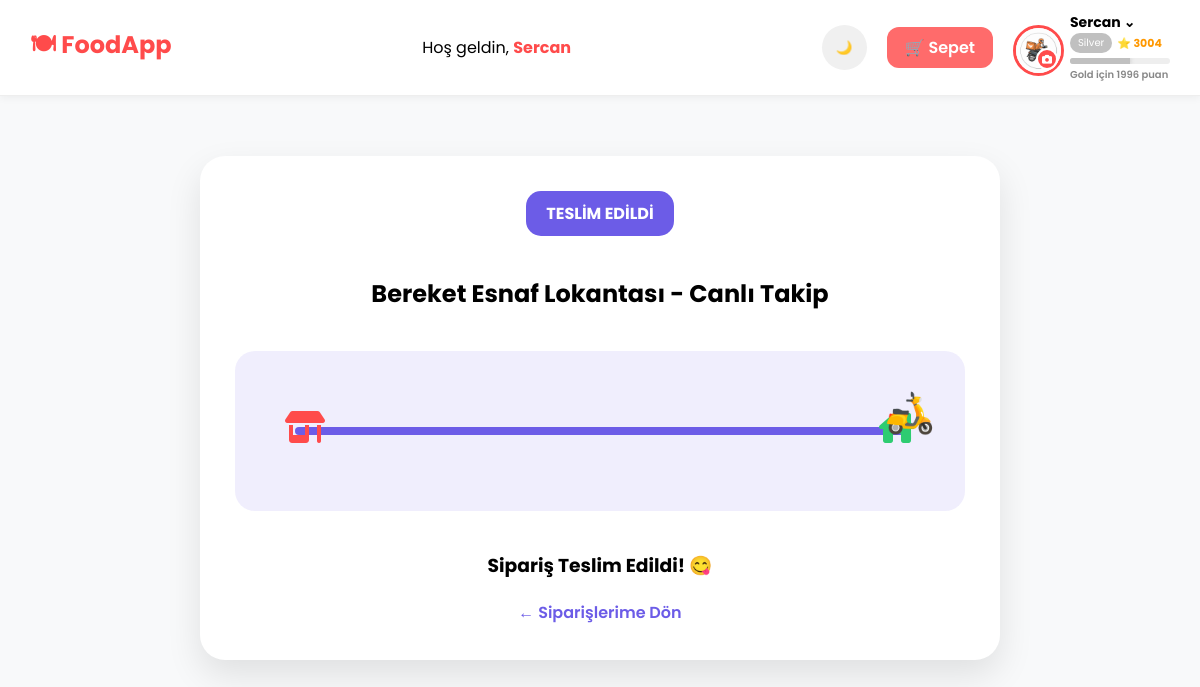
The page /customer/track_order.php?id=29 (signed in) on the database its author committed.
### tables this page shows
CREATE TABLE `user_points` (
  `user_id` int(11) NOT NULL,
  `points` int(11) DEFAULT 0
);

CREATE TABLE `orders` (
  `OrderID` int(11) NOT NULL,
  `CustomerID` int(11) NOT NULL,
  `RestaurantID` int(11) NOT NULL,
  `Total` decimal(10,2) NOT NULL,
  `Address` varchar(255) NOT NULL,
  `Status` enum('pending','preparing','on_the_way','delivered') DEFAULT 'pending',
  `OrderDate` timestamp NOT NULL DEFAULT current_timestamp(),
  `used_points` int(11) DEFAULT 0,
  `DeliveryProgress` int(11) DEFAULT 0,
  `on_the_way_at` datetime DEFAULT NULL
);

CREATE TABLE `restaurants` (
  `id` int(11) NOT NULL,
  `seller_id` int(11) NOT NULL,
  `restaurant_name` varchar(255) NOT NULL,
  `description` text DEFAULT NULL,
  `created_at` timestamp NOT NULL DEFAULT current_timestamp(),
  `logo` varchar(255) NOT NULL,
  `rating` decimal(3,2) NOT NULL DEFAULT 0.00,
  `rating_count` int(11) NOT NULL DEFAULT 0
);

### customer/track_order.php (the view, shortened to what this page needs)
<?php
include "../db.php";
$user_id  = (int)$_SESSION["user_id"];
$order_id = (int)($_GET["id"] ?? 0);
$order_query = mysqli_query($conn, "
    SELECT o.*, r.restaurant_name, o.on_the_way_at
    FROM orders o
    JOIN restaurants r ON r.id = o.RestaurantID
    WHERE o.OrderID = $order_id AND o.CustomerID = $user_id
");
$order = mysqli_fetch_assoc($order_query);
$status = $order["Status"];
$isDelivered = ($status === "delivered");
$progress = 0;
$totalDuration = rand(45, 80);
if (($status === "on_the_way" || $isDelivered) && !empty($order["on_the_way_at"])) {
    $startTime = strtotime($order["on_the_way_at"]);
    $currentTime = time();
    $elapsedSeconds = $currentTime - $startTime;
    $progress = ($elapsedSeconds / $totalDuration) * 100;
    if ($progress >= 100) {
        $progress = 100;
        if (!$isDelivered) {
            $isDelivered = true;
            $status = "delivered";
        }
    }
}
include "header.php";
?>
<!DOCTYPE html>
<html lang="tr">
<head>
    <link rel="stylesheet" href="https://cdnjs.cloudflare.com/ajax/libs/font-awesome/6.5.1/css/all.min.css">
</head>
<body class="<?= ($_COOKIE['theme'] ?? 'light') === 'dark' ? 'dark-mode' : '' ?>">
<?php if(function_exists('render_customer_header')) render_customer_header(); ?>
<div class="track-container">
    <div class="track-card">
        <div class="status-badge" id="badgeText"><?= $isDelivered ? 'TESLİM EDİLDİ' : 'KURYEDE' ?></div>
        <h2><?= $order['restaurant_name'] ?> - Canlı Takip</h2>
        <?php if ($status === 'pending' || $status === 'preparing'): ?>
            <p style="padding: 40px;">Siparişiniz hazırlanıyor, kurye yola çıktığında burada göreceksiniz.</p>
        <?php else: ?>
            <div class="map-area">
                <div class="road-line">
                    <div class="road-progress" id="roadProgress" style="width: <?= $progress ?>%;"></div>
                    <i class="fa-solid fa-shop marker" style="left:-10px; color:#ff4b4b;"></i>
                    <i class="fa-solid fa-house-chimney marker" style="right:-10px; color:#2ecc71;"></i>
                    <div class="courier-bike" id="courier" style="left: <?= $progress ?>%;">🛵</div>
                </div>
            </div>
            <h3 id="progressText">Kurye Yaklaşıyor: %<?= floor($progress) ?></h3>
        <?php endif; ?>
        <a href="orders.php" style="display:block; margin-top:20px; color:#6c5ce7; font-weight:600; text-decoration:none;">← Siparişlerime Dön</a>
    </div>
</div>
</body>
</html>

### customer/header.php (shortened to what this page needs)
<?php
function render_customer_header() {
    $user_id   = $_SESSION["user_id"] ?? 0;
    $fullname  = $_SESSION["fullname"] ?? "Kullanıcı";
    $conn = $GLOBALS["conn"];
    $count = 0;
    if ($user_id) {
        $q = mysqli_query($conn, "SELECT SUM(quantity) AS t FROM cart WHERE user_id=$user_id");
        if ($q) {
            $row = mysqli_fetch_assoc($q);
            $count = $row["t"] ?? 0;
        }
    }
    $points = 0;
    $pq = mysqli_query($conn,"SELECT points FROM user_points WHERE user_id=$user_id");
    if ($pq && mysqli_num_rows($pq)) {
        $points = (int)mysqli_fetch_assoc($pq)["points"];
    }
    $level = "Bronze";
    $levelColor = "#cd7f32";
    $nextLevel = "Silver";
    $targetPoints = 1500;
    if ($points >= 5000) {
        $level = "Gold";
        $levelColor = "#FFD700";
        $levelShadow = "#ccab00";
        $targetPoints = 5000;
        $nextLevel = "Efsane";
    } elseif ($points >= 1500) {
        $level = "Silver";
        $levelColor = "#c0c0c0";
        $targetPoints = 5000;
        $nextLevel = "Gold";
    }
    $remaining = $targetPoints - $points;
?>
<link rel="stylesheet" href="https://cdnjs.cloudflare.com/ajax/libs/font-awesome/6.5.1/css/all.min.css">
<div class="top-bar">
    <a href="dashboard.php" class="top-left">🍽 FoodApp</a>
    <div class="top-middle">Hoş geldin, <strong style="color:#ff4b4b"><?= htmlspecialchars($fullname) ?></strong></div>
    <div class="top-right">
        <button id="darkToggle" class="dark-toggle"><span class="icon">🌙</span></button>
        <a href="cart.php" class="cart-btn">🛒 Sepet <?php if ($count > 0): ?><span class="cart-count"><?= $count ?></span><?php endif; ?></a>
        <div class="profile-box">
            <div class="avatar-wrapper" onclick="document.getElementById('avatarModal').style.display='flex'">
                <div class="avatar-edit-icon"><i class="fa-solid fa-camera"></i></div>
            </div>
            <div style="display:flex; flex-direction:column; cursor:pointer;" onclick="toggleProfileMenu(event)">
                <span style="font-size:14px; font-weight:700;"><?= htmlspecialchars(explode(" ",$fullname)[0]) ?> ⌄</span>
                <div style="display:flex; align-items:center; gap:5px;">
                    <span style="font-size:10px; padding:2px 8px; border-radius:999px; color:#fff; background:<?= $levelColor ?>;"><?= $level ?></span>
                    <span style="font-size:11px; font-weight:700; color:#ff9800;">⭐ <?= $points ?></span>
                </div>
                <div class="progress-container"><div class="progress-bar"></div></div>
                <?php if($remaining > 0): ?><span class="next-level-info"><?= $nextLevel ?> için <?= $remaining ?> puan</span><?php endif; ?>
            </div>
        </div>
    </div>
</div>
<?php } ?>

### customer/track_order.php (style rules this page uses)
body { background:#f8f9fa; margin:0; font-family:'Poppins', sans-serif; transition: 0.3s; }
.track-container { max-width: 800px; margin: 40px auto; padding: 20px; }
.track-card { background: white; border-radius: 25px; padding: 35px; box-shadow: 0 15px 35px rgba(0,0,0,0.1); text-align: center; }
.map-area { position: relative; height: 160px; background: rgba(108, 92, 231, 0.1); border-radius: 20px; margin: 40px 0; overflow: hidden; display: flex; align-items: center; padding: 0 60px; }
.road-line { width: 100%; height: 8px; background: rgba(0,0,0,0.05); border-radius: 10px; position: relative; }
.road-progress { position: absolute; left: 0; top: 0; height: 100%; background: #6c5ce7; border-radius: 10px; transition: width 1s linear; }
.courier-bike { position: absolute; top: -45px; font-size: 40px; transform: scaleX(-1); transition: left 1s linear; z-index: 10; margin-left: -20px; }
.marker { font-size: 32px; position: absolute; z-index: 5; top: -16px; }
.status-badge { background: #6c5ce7; color: white; padding: 10px 20px; border-radius: 15px; font-weight: 700; display: inline-block; margin-bottom: 20px; }

### rows shown on the page
user_points: points "Silver", points "3004", points "Gold", points "1996"
orders: RestaurantID.restaurant_name "Bereket Esnaf Lokantası"

### other values the page prints
$fullname "Sercan"
explode(" ",$fullname)[0] "Sercan"
